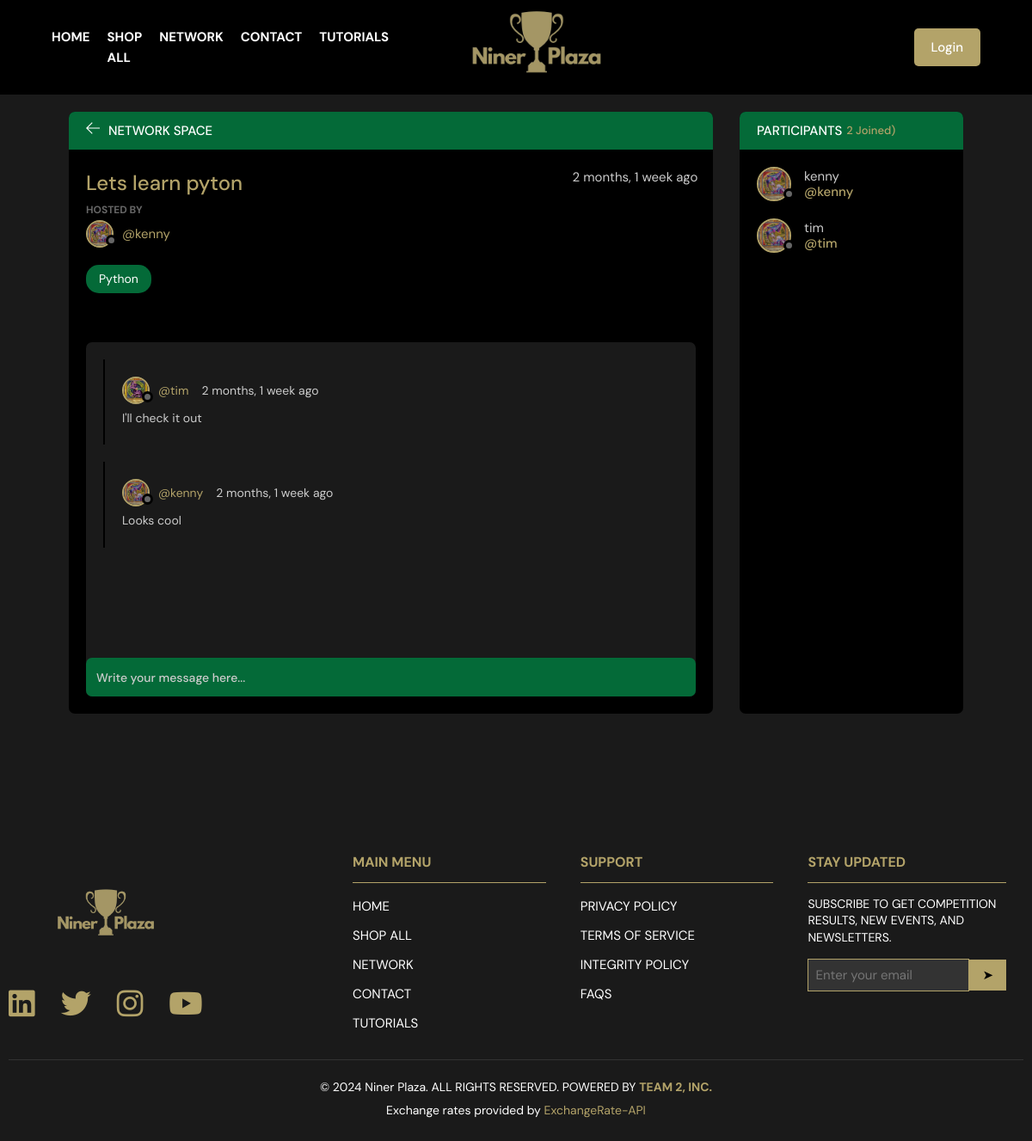
The page /room/1/ on the database its author committed.
### base/models.py (models this page shows, shortened)
class Room(models.Model):
    host = models.ForeignKey(User, on_delete=models.SET_NULL, null=True)
    topic = models.ForeignKey(Topic, on_delete=models.SET_NULL, null=True)
    name = models.CharField(max_length=200)
    description = models.TextField(null=True, blank=True)
    participants = models.ManyToManyField(User, related_name='participants', blank=True)
    updated = models.DateTimeField(auto_now=True)
    created = models.DateTimeField(auto_now_add=True)
    class Meta:
        ordering = ['-updated', '-created']

class User(AbstractUser):
    name = models.CharField(max_length=200, null=True)
    email = models.EmailField(unique=True, null=True)
    bio = models.TextField(null=True, blank=True)
    avatar = models.ImageField(null=True, default="avatar.svg")
    headline = models.CharField(max_length=200, null=True, blank=True)
    location = models.CharField(max_length=100, null=True, blank=True)
    website = models.URLField(max_length=200, null=True, blank=True)
    github = models.URLField(max_length=200, null=True, blank=True)
    linkedin = models.URLField(max_length=200, null=True, blank=True)
    resume = models.FileField(upload_to='resumes/', null=True, blank=True)
    resume_updated = models.DateTimeField(null=True, blank=True)
    is_sponsor = models.BooleanField(default=False)  # Added sponsor status
    USERNAME_FIELD = 'email'
    REQUIRED_FIELDS = ['username']

class Topic(models.Model):
    name = models.CharField(max_length=200)
    def __str__(self):
        return self.name

class Message(models.Model):
    user = models.ForeignKey(User, on_delete=models.CASCADE)
    room = models.ForeignKey(Room, on_delete=models.CASCADE)
    body = models.TextField()
    updated = models.DateTimeField(auto_now=True)
    created = models.DateTimeField(auto_now_add=True)
    class Meta:
        ordering = ['-updated', '-created']

### base/views.py (the view, shortened to what this page needs)
# urls.py: path('room/<str:pk>/', views.room, name="room"),
def room(request, pk):
    room = Room.objects.get(id=pk)
    room_messages = room.message_set.all()
    participants = room.participants.all()
    """ room = None
    for i in rooms:
        if i['id'] == int(pk):
            room = i """
    context = {'room': room, 'room_messages': room_messages, 'participants': participants}
    return render(request, 'base/room.html', context)

### base/templates/base/room.html (shortened to what this page needs)
{% extends 'main.html' %}
{% block content %}
    <main class="profile-page layout layout--2">
      <div class="container">
        <div class="room">
          <div class="room__top">
            <div class="room__topLeft">
              <a href="{% url 'home' %}">
                <svg version="1.1" xmlns="http://www.w3.org/2000/svg" width="32" height="32" viewBox="0 0 32 32">
                  <title>arrow-left</title>
                  <path
                    d="M13.723 2.286l-13.723 13.714 13.719 13.714 1.616-1.611-10.96-10.96h27.625v-2.286h-27.625l10.965-10.965-1.616-1.607z"
                  ></path>
                </svg>
              </a>
              <h3>Network Space</h3>
            </div>
          </div>
          <div class="room__box scroll">
            <div class="room__header scroll">
              <div class="room__info">
                <h3>{{room.name}}</h3>
                <span>{{room.created | timesince}} ago</span>
              </div>
              <div class="room__hosted">
                <p>Hosted By</p>
                <a href="{% url 'user-profile' room.host.id %}" class="room__author">
                  <div class="avatar avatar--small">
                    <img src="{{room.host.avatar.url}}" />
                  </div>
                  <span>@{{room.host.username}}</span>
                </a>
              </div>
              <span class="room__topics">{{room.topic}}</span>
            </div>
            <div class="room__conversation">
              <div class="threads scroll">
                {% for message in room_messages %}
                <div class="thread">
                  <div class="thread__top">
                    <div class="thread__author">
                      <a href="{% url 'user-profile' message.user.id %}" class="thread__authorInfo">
                        <div class="avatar avatar--small">
                          <img src="{{message.user.avatar.url}}" />
                        </div>
                        <span>@{{message.user.username}}</span>
                      </a>
                      <span class="thread__date">{{message.created | timesince}} ago</span>
                    </div>
                  </div>
                  <div class="thread__details">
                    {{message.body}}
                  </div>
                </div>
                {% endfor %}
              </div>
            </div>
          </div>
          <div class="room__message">
            <form action="" method ="POST">
              <input name="body" placeholder="Write your message here..." /></form>
          </div>
        </div>
        <div class="participants">
          <h3 class="participants__top">Participants <span>{{participants.count}} Joined)</span></h3>
          <div class="participants__list scroll">
            {% for user in participants %}
            <a href="{% url 'user-profile' user.id %}" class="participant">
              <div class="avatar avatar--medium">
                <img src="{{room.host.avatar.url}}" />
              </div>
              <p>
                {{user.username}}
                <span>@{{user.username}}</span>
              </p>
            </a>
            {% endfor %}
          </div>
        </div>
      </div>
    </main>
    {% endblock content %}

### rows shown on the page
Room: name "Lets learn pyton", created "2 months, 1 week", host.avatar (picture), host.username "kenny", topic "Python"
Message: user.avatar (picture), user.username "tim", created "2 months, 1 week", body "I'll check it out"
Message: user.avatar (picture), user.username "kenny", created "2 months, 1 week", body "Looks cool"
User: host.avatar (picture), username "kenny"
User: host.avatar (picture), username "tim"

### other values the page prints
{{ participants.count }} "2"
